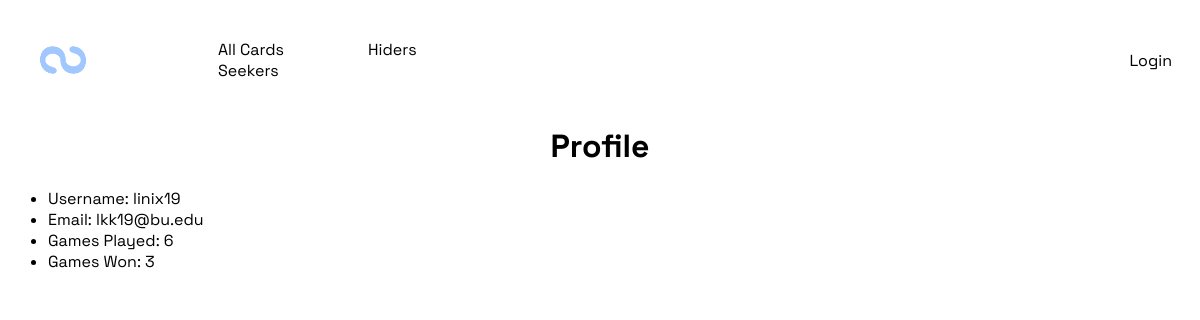
Before: /profile/1 with the older database file.
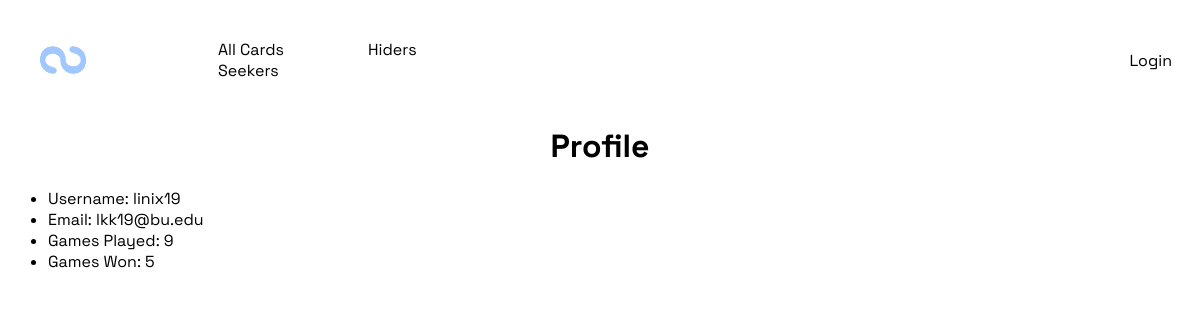
After: the same page with the newer database file.
### game/models.py (models this page shows, shortened)
class Profile(models.Model):
    username = models.CharField(max_length=120)
    email = models.EmailField()
    games_played = models.IntegerField(default=0)
    games_won = models.IntegerField(default=0)
    user = models.OneToOneField(User, on_delete=models.CASCADE)

### game/views.py (the view, shortened to what this page needs)
# urls.py: path(r'profile/<int:pk>', views.ShowProfileView.as_view(), name='show_profile'), # page for showing a specific profile
class ShowProfileView(DetailView):
    model = Profile
    template_name = 'game/show_profile.html'
    context_object_name = 'profile'

### game/templates/game/show_profile.html (shortened to what this page needs)
{% extends 'game/base.html' %}
{% block content %}
    <h1>Profile</h1>
    <ul>
        <li>Username: {{ profile.username }}</li>
        <li>Email: {{ profile.email }}</li>
        <li>Games Played: {{ profile.games_played }}</li>
        <li>Games Won: {{ profile.games_won }}</li>
    </ul>
{% endblock %}

Changed rows visible on the page:
changed Profile "linix19": games_played "6" → "9"; games_won "3" → "5"
